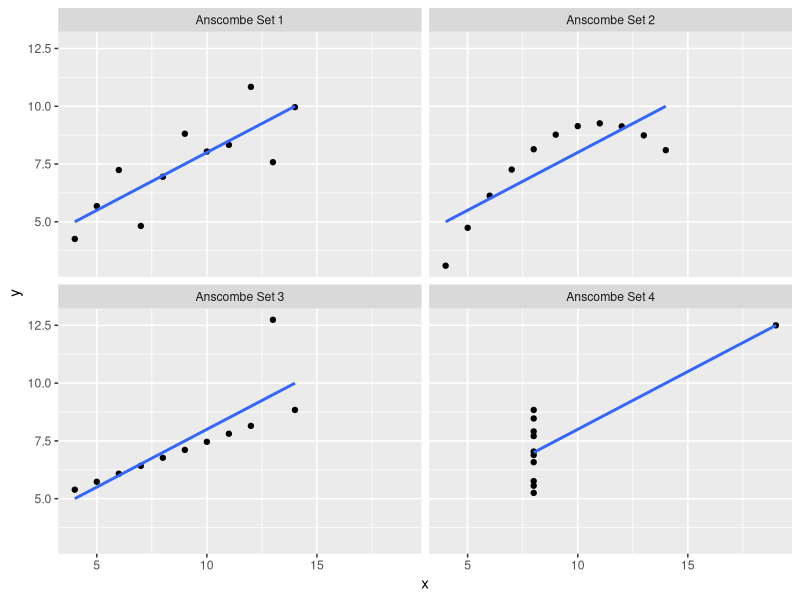
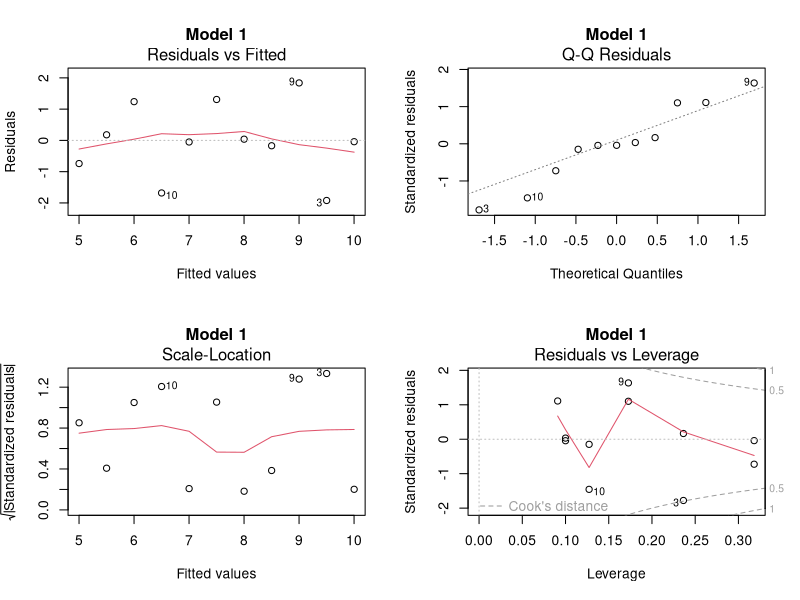
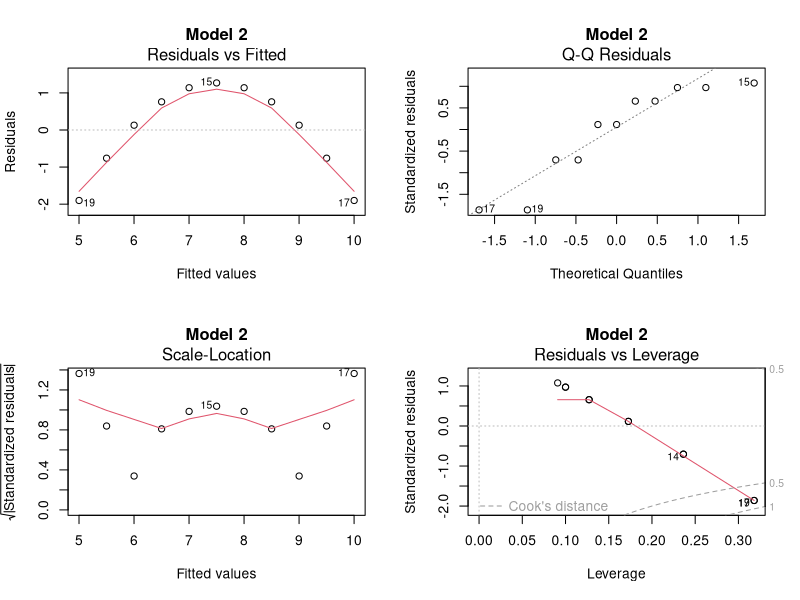
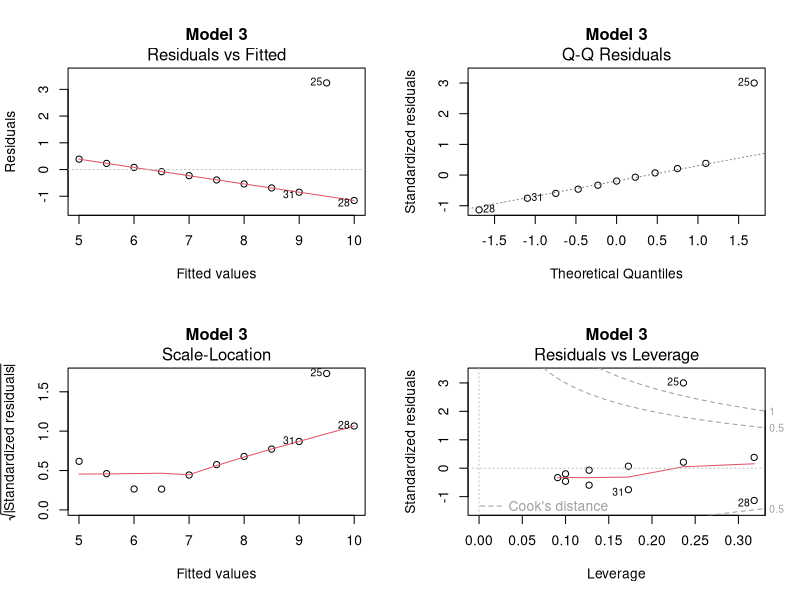
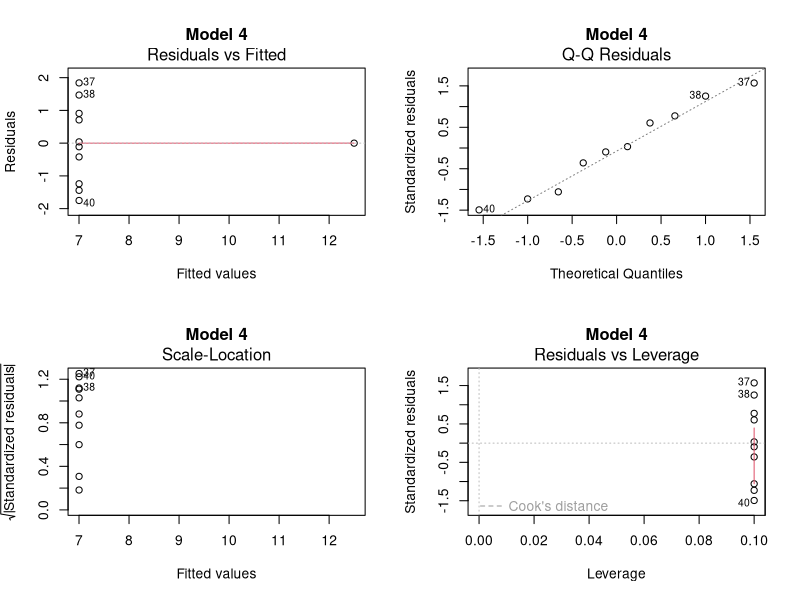
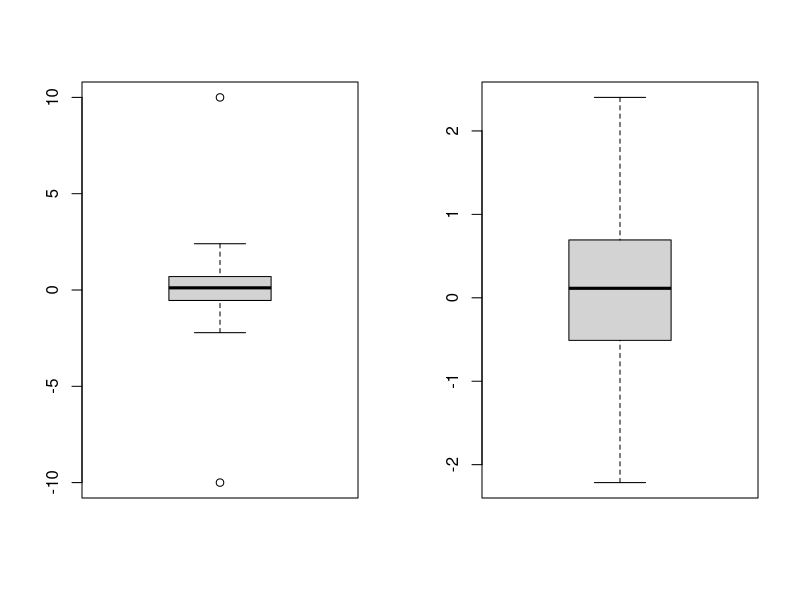
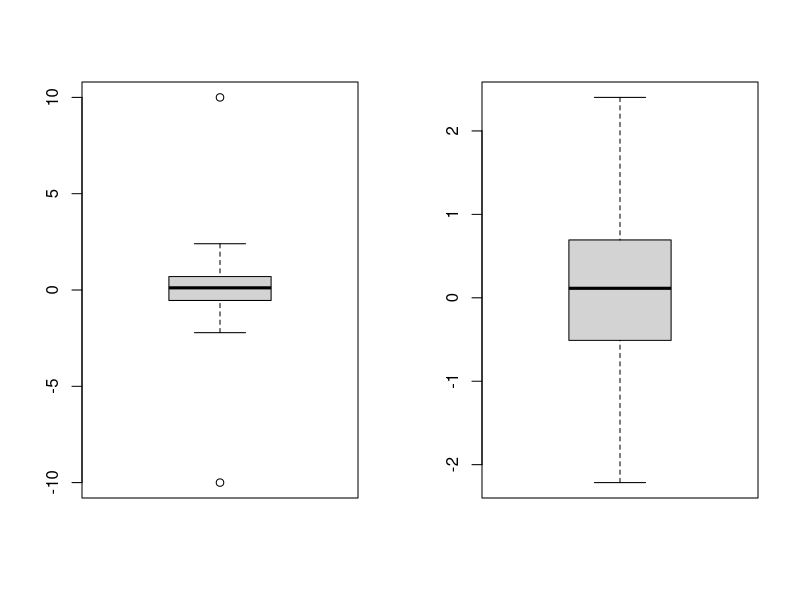

Source code (R) for these figures, in order:
## ---- chunk 1
knitr::kable(anscombe)
## ---- chunk 2
anscombe.1 <- data.frame(x = anscombe[["x1"]], y = anscombe[["y1"]], Set = "Anscombe Set 1")
anscombe.2 <- data.frame(x = anscombe[["x2"]], y = anscombe[["y2"]], Set = "Anscombe Set 2")
anscombe.3 <- data.frame(x = anscombe[["x3"]], y = anscombe[["y3"]], Set = "Anscombe Set 3")
anscombe.4 <- data.frame(x = anscombe[["x4"]], y = anscombe[["y4"]], Set = "Anscombe Set 4")

anscombe.data <- rbind(anscombe.1, anscombe.2, anscombe.3, anscombe.4)
aggregate(cbind(x, y) ~ Set, anscombe.data, mean)
## ---- chunk 3
aggregate(cbind(x, y) ~ Set, anscombe.data, sd)
## ---- chunk 4
library(plyr)

correlation <- function(data) {
    x <- data.frame(r = cor(data$x, data$y))
    return(x)
}

ddply(.data = anscombe.data, .variables = "Set", .fun = correlation)
## ---- chunk 5
model1 <- lm(y ~ x, subset(anscombe.data, Set == "Anscombe Set 1"))
model2 <- lm(y ~ x, subset(anscombe.data, Set == "Anscombe Set 2"))
model3 <- lm(y ~ x, subset(anscombe.data, Set == "Anscombe Set 3"))
model4 <- lm(y ~ x, subset(anscombe.data, Set == "Anscombe Set 4"))
## ---- chunk 6
summary(model1)
## ---- chunk 7
summary(model2)
## ---- chunk 8
summary(model3)
## ---- chunk 9
summary(model4)
## ---- chunk 10
library(ggplot2)

gg <- ggplot(anscombe.data, aes(x = x, y = y))
gg <- gg + geom_point(color = "black")
gg <- gg + facet_wrap(~Set, ncol = 2)
gg <- gg + geom_smooth(formula = y ~ x, method = "lm", se = FALSE, data = anscombe.data)
gg
## ---- chunk 11
par(mfrow = c(2, 2))
plot(model1, main = "Model 1")
## ---- chunk 12
par(mfrow = c(2, 2))
plot(model2, main = "Model 2")
## ---- chunk 13
par(mfrow = c(2, 2))
plot(model3, main = "Model 3")
## ---- chunk 14
par(mfrow = c(2, 2))
plot(model4, main = "Model 4")
## ---- chunk 15
remove_outliers <- function(x, na.rm = TRUE, ...) {
  qnt <- quantile(x, probs=c(.25, .75), na.rm = na.rm, ...)
  H <- 1.5 * IQR(x, na.rm = na.rm)
  y <- x
  y[x < (qnt[1] - H)] <- NA
  y[x > (qnt[2] + H)] <- NA
  y
}

set.seed(1)
x <- rnorm(100)
x <- c(-10, x, 10)
y <- remove_outliers(x)

par(mfrow = c(1, 2))
boxplot(x)
boxplot(y)
## ---- chunk 16
set.seed(1)
x <- rnorm(100)
x <- c(-10, x, 10)
y <- x[!x %in% boxplot.stats(x)$out]

par(mfrow = c(1, 2))
boxplot(x)
boxplot(y)
